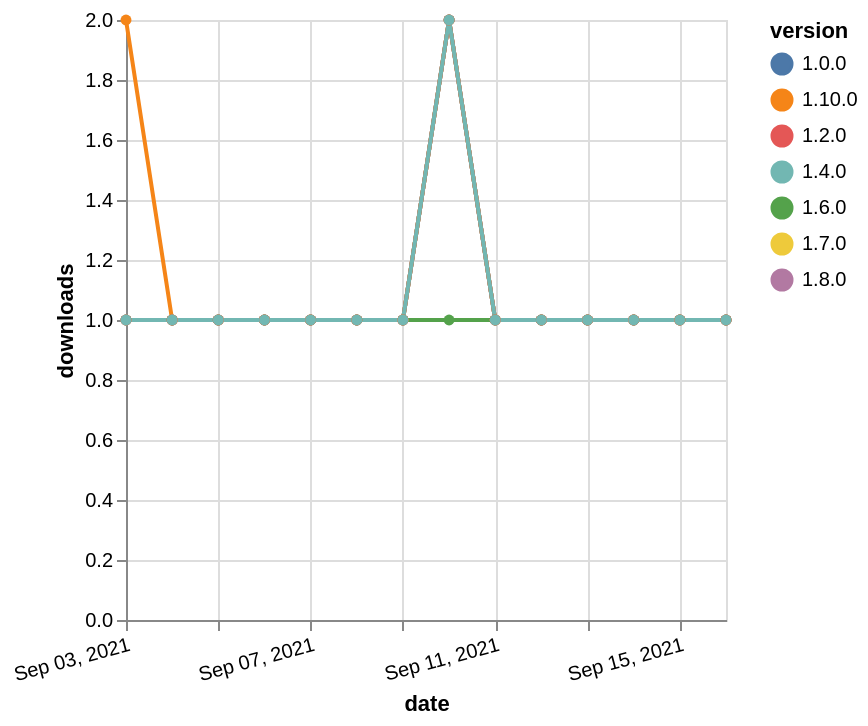

Write the Vega-Lite specification saved for this chart.
### Vega-Lite specification from a JSON file in a GitHub repository (floating-point values rounded to 4 significant figures)
{"$schema": "https://vega.github.io/schema/vega-lite/v5.json", "description": "A simple bar chart with embedded data.", "data": {"values": [{"date": "2021-09-03", "total": 147, "delta": 1, "version": "1.6.0"}, {"date": "2021-09-04", "total": 148, "delta": 1, "version": "1.6.0"}, {"date": "2021-09-05", "total": 149, "delta": 1, "version": "1.6.0"}, {"date": "2021-09-06", "total": 150, "delta": 1, "version": "1.6.0"}, {"date": "2021-09-07", "total": 151, "delta": 1, "version": "1.6.0"}, {"date": "2021-09-08", "total": 152, "delta": 1, "version": "1.6.0"}, {"date": "2021-09-09", "total": 153, "delta": 1, "version": "1.6.0"}, {"date": "2021-09-10", "total": 154, "delta": 1, "version": "1.6.0"}, {"date": "2021-09-11", "total": 155, "delta": 1, "version": "1.6.0"}, {"date": "2021-09-12", "total": 156, "delta": 1, "version": "1.6.0"}, {"date": "2021-09-13", "total": 157, "delta": 1, "version": "1.6.0"}, {"date": "2021-09-14", "total": 158, "delta": 1, "version": "1.6.0"}, {"date": "2021-09-15", "total": 159, "delta": 1, "version": "1.6.0"}, {"date": "2021-09-16", "total": 160, "delta": 1, "version": "1.6.0"}, {"date": "2021-09-03", "total": 165, "delta": 1, "version": "1.8.0"}, {"date": "2021-09-04", "total": 166, "delta": 1, "version": "1.8.0"}, {"date": "2021-09-05", "total": 167, "delta": 1, "version": "1.8.0"}, {"date": "2021-09-06", "total": 168, "delta": 1, "version": "1.8.0"}, {"date": "2021-09-07", "total": 169, "delta": 1, "version": "1.8.0"}, {"date": "2021-09-08", "total": 170, "delta": 1, "version": "1.8.0"}, {"date": "2021-09-09", "total": 171, "delta": 1, "version": "1.8.0"}, {"date": "2021-09-10", "total": 173, "delta": 2, "version": "1.8.0"}, {"date": "2021-09-11", "total": 174, "delta": 1, "version": "1.8.0"}, {"date": "2021-09-12", "total": 175, "delta": 1, "version": "1.8.0"}, {"date": "2021-09-13", "total": 176, "delta": 1, "version": "1.8.0"}, {"date": "2021-09-14", "total": 177, "delta": 1, "version": "1.8.0"}, {"date": "2021-09-15", "total": 178, "delta": 1, "version": "1.8.0"}, {"date": "2021-09-16", "total": 179, "delta": 1, "version": "1.8.0"}, {"date": "2021-09-03", "total": 116, "delta": 2, "version": "1.10.0"}, {"date": "2021-09-04", "total": 117, "delta": 1, "version": "1.10.0"}, {"date": "2021-09-05", "total": 118, "delta": 1, "version": "1.10.0"}, {"date": "2021-09-06", "total": 119, "delta": 1, "version": "1.10.0"}, {"date": "2021-09-07", "total": 120, "delta": 1, "version": "1.10.0"}, {"date": "2021-09-08", "total": 121, "delta": 1, "version": "1.10.0"}, {"date": "2021-09-09", "total": 122, "delta": 1, "version": "1.10.0"}, {"date": "2021-09-10", "total": 124, "delta": 2, "version": "1.10.0"}, {"date": "2021-09-11", "total": 125, "delta": 1, "version": "1.10.0"}, {"date": "2021-09-12", "total": 126, "delta": 1, "version": "1.10.0"}, {"date": "2021-09-13", "total": 127, "delta": 1, "version": "1.10.0"}, {"date": "2021-09-14", "total": 128, "delta": 1, "version": "1.10.0"}, {"date": "2021-09-15", "total": 129, "delta": 1, "version": "1.10.0"}, {"date": "2021-09-16", "total": 130, "delta": 1, "version": "1.10.0"}, {"date": "2021-09-03", "total": 215, "delta": 1, "version": "1.0.0"}, {"date": "2021-09-04", "total": 216, "delta": 1, "version": "1.0.0"}, {"date": "2021-09-05", "total": 217, "delta": 1, "version": "1.0.0"}, {"date": "2021-09-06", "total": 218, "delta": 1, "version": "1.0.0"}, {"date": "2021-09-07", "total": 219, "delta": 1, "version": "1.0.0"}, {"date": "2021-09-08", "total": 220, "delta": 1, "version": "1.0.0"}, {"date": "2021-09-09", "total": 221, "delta": 1, "version": "1.0.0"}, {"date": "2021-09-10", "total": 223, "delta": 2, "version": "1.0.0"}, {"date": "2021-09-11", "total": 224, "delta": 1, "version": "1.0.0"}, {"date": "2021-09-12", "total": 225, "delta": 1, "version": "1.0.0"}, {"date": "2021-09-13", "total": 226, "delta": 1, "version": "1.0.0"}, {"date": "2021-09-14", "total": 227, "delta": 1, "version": "1.0.0"}, {"date": "2021-09-15", "total": 228, "delta": 1, "version": "1.0.0"}, {"date": "2021-09-16", "total": 229, "delta": 1, "version": "1.0.0"}, {"date": "2021-09-03", "total": 141, "delta": 1, "version": "1.7.0"}, {"date": "2021-09-04", "total": 142, "delta": 1, "version": "1.7.0"}, {"date": "2021-09-05", "total": 143, "delta": 1, "version": "1.7.0"}, {"date": "2021-09-06", "total": 144, "delta": 1, "version": "1.7.0"}, {"date": "2021-09-07", "total": 145, "delta": 1, "version": "1.7.0"}, {"date": "2021-09-08", "total": 146, "delta": 1, "version": "1.7.0"}, {"date": "2021-09-09", "total": 147, "delta": 1, "version": "1.7.0"}, {"date": "2021-09-10", "total": 149, "delta": 2, "version": "1.7.0"}, {"date": "2021-09-11", "total": 150, "delta": 1, "version": "1.7.0"}, {"date": "2021-09-12", "total": 151, "delta": 1, "version": "1.7.0"}, {"date": "2021-09-13", "total": 152, "delta": 1, "version": "1.7.0"}, {"date": "2021-09-14", "total": 153, "delta": 1, "version": "1.7.0"}, {"date": "2021-09-15", "total": 154, "delta": 1, "version": "1.7.0"}, {"date": "2021-09-16", "total": 155, "delta": 1, "version": "1.7.0"}, {"date": "2021-09-03", "total": 288, "delta": 1, "version": "1.2.0"}, {"date": "2021-09-04", "total": 289, "delta": 1, "version": "1.2.0"}, {"date": "2021-09-05", "total": 290, "delta": 1, "version": "1.2.0"}, {"date": "2021-09-06", "total": 291, "delta": 1, "version": "1.2.0"}, {"date": "2021-09-07", "total": 292, "delta": 1, "version": "1.2.0"}, {"date": "2021-09-08", "total": 293, "delta": 1, "version": "1.2.0"}, {"date": "2021-09-09", "total": 294, "delta": 1, "version": "1.2.0"}, {"date": "2021-09-10", "total": 296, "delta": 2, "version": "1.2.0"}, {"date": "2021-09-11", "total": 297, "delta": 1, "version": "1.2.0"}, {"date": "2021-09-12", "total": 298, "delta": 1, "version": "1.2.0"}, {"date": "2021-09-13", "total": 299, "delta": 1, "version": "1.2.0"}, {"date": "2021-09-14", "total": 300, "delta": 1, "version": "1.2.0"}, {"date": "2021-09-15", "total": 301, "delta": 1, "version": "1.2.0"}, {"date": "2021-09-16", "total": 302, "delta": 1, "version": "1.2.0"}, {"date": "2021-09-03", "total": 164, "delta": 1, "version": "1.4.0"}, {"date": "2021-09-04", "total": 165, "delta": 1, "version": "1.4.0"}, {"date": "2021-09-05", "total": 166, "delta": 1, "version": "1.4.0"}, {"date": "2021-09-06", "total": 167, "delta": 1, "version": "1.4.0"}, {"date": "2021-09-07", "total": 168, "delta": 1, "version": "1.4.0"}, {"date": "2021-09-08", "total": 169, "delta": 1, "version": "1.4.0"}, {"date": "2021-09-09", "total": 170, "delta": 1, "version": "1.4.0"}, {"date": "2021-09-10", "total": 172, "delta": 2, "version": "1.4.0"}, {"date": "2021-09-11", "total": 173, "delta": 1, "version": "1.4.0"}, {"date": "2021-09-12", "total": 174, "delta": 1, "version": "1.4.0"}, {"date": "2021-09-13", "total": 175, "delta": 1, "version": "1.4.0"}, {"date": "2021-09-14", "total": 176, "delta": 1, "version": "1.4.0"}, {"date": "2021-09-15", "total": 177, "delta": 1, "version": "1.4.0"}, {"date": "2021-09-16", "total": 178, "delta": 1, "version": "1.4.0"}]}, "width": "container", "mark": {"type": "line", "point": {"filled": true}}, "encoding": {"x": {"field": "date", "type": "temporal", "timeUnit": "yearmonthdate", "title": "date", "axis": {"labelAngle": -15}}, "y": {"field": "delta", "type": "quantitative", "title": "downloads"}, "color": {"field": "version", "type": "nominal"}, "tooltip": {"field": "delta"}}}
